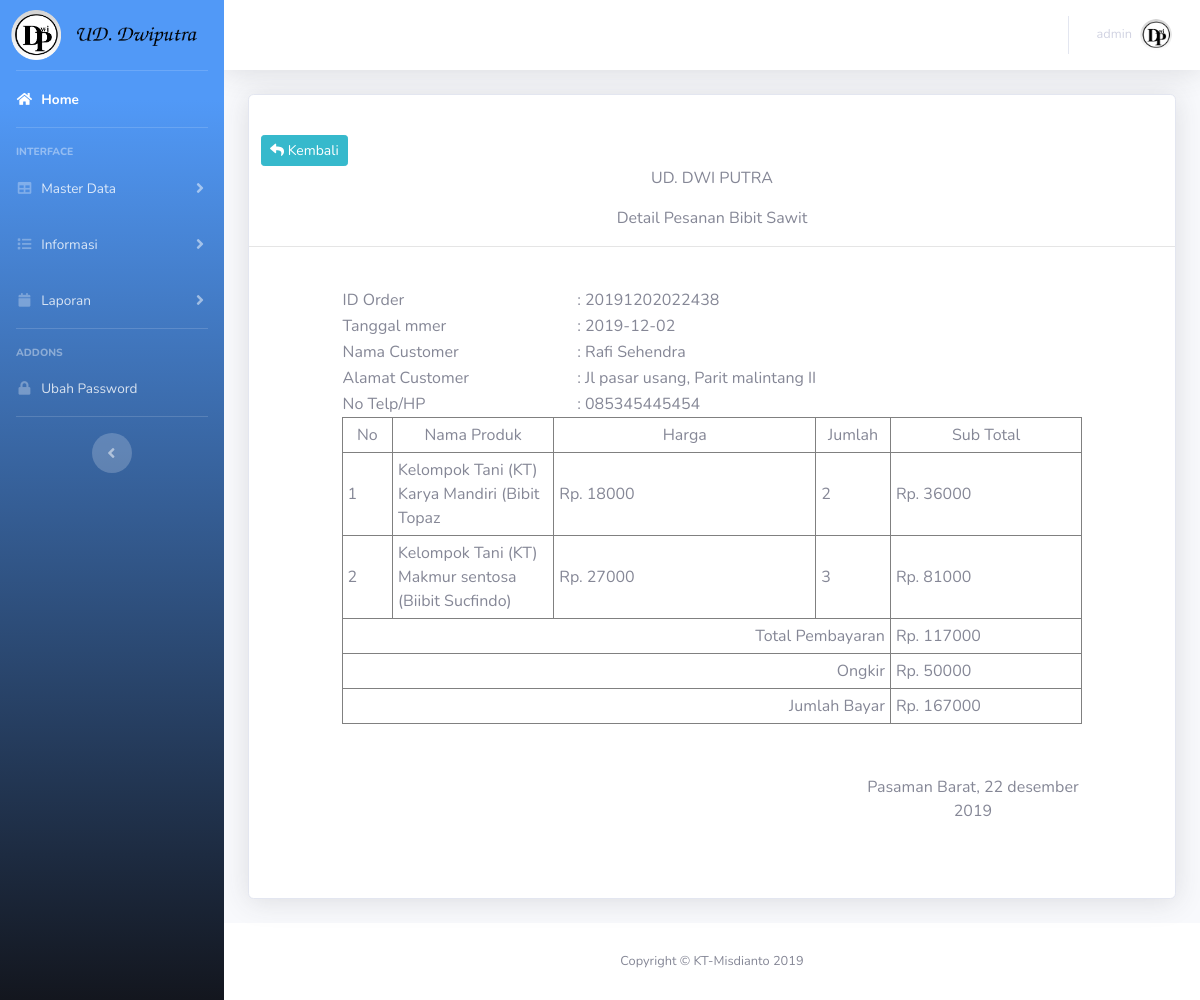
/admin/pages/index.php?module=transaksi/order_detail&id=20191202022438 (signed in), run on the app's committed database.
### tables this page shows
CREATE TABLE `tb_transaksi` (
  `transaksi_id` varchar(15) NOT NULL,
  `tgl_pesan` date NOT NULL DEFAULT current_timestamp(),
  `member_id` int(11) NOT NULL,
  `total_bayar` int(11) NOT NULL,
  `status` varchar(50) NOT NULL DEFAULT 'Menunggu Pembayaran',
  `ongkir_id` int(11) NOT NULL,
  `pesan_pemesanan` text NOT NULL
);

CREATE TABLE `tb_member` (
  `member_id` int(11) NOT NULL,
  `member_nama` varchar(50) NOT NULL,
  `member_email` varchar(50) NOT NULL,
  `member_nohp` varchar(50) NOT NULL,
  `tgl_daftar` date NOT NULL,
  `provinsi_id` int(11) NOT NULL,
  `kabkota_id` int(11) NOT NULL,
  `kode_pos` varchar(5) NOT NULL,
  `password` varchar(100) NOT NULL,
  `member_alamat` text NOT NULL
);

CREATE TABLE `tb_transaksi_detail` (
  `detail_id` int(11) NOT NULL,
  `transaksi_id` varchar(15) NOT NULL,
  `produk_id` int(11) NOT NULL,
  `jumlah_beli` int(11) NOT NULL,
  `subtotal` double NOT NULL
);

CREATE TABLE `tb_produk` (
  `produk_id` int(11) NOT NULL,
  `kategori_id` int(11) NOT NULL,
  `produk_nama` varchar(191) NOT NULL,
  `gambar_produk` varchar(191) NOT NULL,
  `produk_tgl` date NOT NULL,
  `produk_harga` double NOT NULL,
  `produk_stok` int(11) NOT NULL,
  `produk_keterangan` text NOT NULL
);

CREATE TABLE `tb_ongkir` (
  `ongkir_id` int(11) NOT NULL,
  `kabkota_id` int(11) NOT NULL,
  `provinsi_id` int(11) NOT NULL,
  `ongkos_kirim` int(11) NOT NULL
);

### model/Db.php (called while the page is built, shortened)
<?php
class Db {
     function __construct()
    {
    try{
         $this->db = new PDO("mysql:host=localhost;port=3306;dbname=db_bibit",'root','');
       }catch(PDOException $error) {
         echo "Koneksi Gagal".$error->getMessage();
    }
    }
    public function tampil($sql){
        $hasil=[];
        $query = $this->db->prepare($sql);
        $query->execute();
        while($data = $query->fetchObject()){
        $hasil[]=$data;
        }
        return $hasil;
    }
}
?>

### model/M_Library.php (called while the page is built, shortened)
<?php
include 'Db.php';
class M_Library extends Db{
    function tampil_ord_member($id_order){
        $query = $this->tampil("SELECT * FROM tb_transaksi a  JOIN tb_member c ON a.member_id=c.member_id JOIN tb_ongkir d ON a.ongkir_id = d.ongkir_id  WHERE a.transaksi_id='$id_order'");
        return $query;
    }
    function tampil_ord_detail($id_order){
        $query = $this->tampil("SELECT * FROM `tb_transaksi_detail` a JOIN `tb_produk` b ON a.produk_id = b.produk_id  WHERE transaksi_id = '$id_order'");
        return $query;
    }
    function tampil_ord_totalbayar($id_order){
        $jumlah = $this->tampil("SELECT SUM(subtotal) AS total FROM `tb_transaksi_detail` WHERE transaksi_id='$id_order'");
        return $jumlah;
    }
    }
?>

### admin/pages/transaksi/order_detail.php (the view, shortened to what this page needs)
<div class="card shadow mb-4">
<div class=" card-body"></div>
<div class="col-md-2">
<a href="?module=transaksi/view" class="btn btn-info btn-sm"> <span class=" fas fa-reply"></span> Kembali</a>
</div>
<p align="center">UD. DWI PUTRA</p>
<center>Detail Pesanan Bibit Sawit</center>
<hr>
<?php
foreach($db->tampil_ord_member($_GET['id']) as $mm):
  $ongkir =  $mm->ongkos_kirim ;
?>
<table width="80%" border="0" align="center">
  <tr>
    <td width="19%">ID Order </td>
    <td width="41%">: <?= $mm->transaksi_id ?></td>
  </tr>
  <tr>
    <td width="19%">Tanggal mmer </td>
    <td width="41%">: <?= $mm->tgl_pesan ?></td>
  </tr>
  <tr>
    <td width="19%">Nama Customer</td>
    <td width="41%">: <?= $mm->member_nama  ?></td>
  </tr>
  <tr>
    <td width="19%">Alamat Customer</td>
    <td width="41%">: <?= $mm->member_alamat  ?></td>
  </tr>
  <tr>
    <td width="19%">No Telp/HP</td>
    <td width="41%">: <?= $mm->member_nohp  ?></td>
  </tr>
</table>
<?php  endforeach ?>
<table width="80%" border="1" align="center"  cellpadding="5" cellspacing="0">
  <tr>
    <td width="5%"><div align="center">No</div></td>
    <td width="16%"><div align="center">Nama Produk</div></td>
    <td width="26%"><div align="center">Harga</div></td>
    <td width="5%"><div align="center">Jumlah</div></td>
    <td width="19%"><div align="center">Sub Total</div></td>
  </tr>
  <?php
  foreach($db->tampil_ord_detail($_GET['id']) as $no=>$d):
  ?>
  <tr>
    <td><?= $no+1  ?></td>
    <td><?= $d->produk_nama ?></td>
    <td>Rp. <?= $d->produk_harga?></td>
    <td><?= $d->jumlah_beli ?></td>
    <td>Rp. <?= $d->subtotal ?></td>
  </tr>
<?php endforeach  ?>
  <tr>
    <td colspan="4"><div align="right">Total Pembayaran </div></td>
    <?php
   foreach($db->tampil_ord_totalbayar($_GET['id']) as $total) :
    ?>
    <td>Rp. <?= $total->total ?></td>
    <?php $totalbayar = $total->total  + $ongkir  ?>
    <?php endforeach ?>
  </tr>
  <tr>
    <td colspan="4"><div align="right">Ongkir</div></td>
    <td>Rp. <?= $ongkir  ?></td>
  </tr>
  <tr>
    <td colspan="4"><div align="right">Jumlah Bayar </div></td>
    <td>Rp. <?= $totalbayar ?></td>
  </tr>
</table>
<table width=80% align="center">
  <tr>
    <td colspan="2"></td>
    <td width="286"></td>
  </tr>
  <tr>
    <td width="230" align="center"> <br>
   </td>
    <td width="530"></td>
    <td align="center"><?php
      $bulan = array(
                '01' => 'JANUARI',
                '02' => 'FEBRUARI',
                '03' => 'MARET',
                '04' => 'APRIL',
                '05' => 'MEI',
                '06' => 'JUNI',
                '07' => 'JULI',
                '08' => 'AGUSTUS',
                '09' => 'SEPTEMBER',
                '10' => 'OKTOBER',
                '11' => 'NOVEMBER',
                '12' => 'DESEMBER',
        );
    ?>
<br /><br />  Pasaman Barat, <?php echo date('d').' '.(strtolower($bulan[date('m')])).' '.date('Y') ?></td>
  </tr>
  <tr>
    <td align="center"><br /><br /><br />
  </tr>
</table>
</div>
</div>

### data on the page
tb_transaksi: transaksi_id "20191202022438", tgl_pesan "2019-12-02", member.member_nama "Rafi Sehendra", member.member_alamat "Jl pasar usang, Parit malintang II", member.member_nohp "085345445454", ongkir.ongkos_kirim "50000"
tb_transaksi_detail: produk.produk_nama "Kelompok Tani (KT) Karya Mandiri (Bibit Topaz", produk.produk_harga "18000", jumlah_beli "2", subtotal "36000"
tb_transaksi_detail: produk.produk_nama "Kelompok Tani (KT) Makmur sentosa (Biibit Sucfindo)", produk.produk_harga "27000", jumlah_beli "3", subtotal "81000"

### other printed values
$_SESSION['level'] "admin"
$total->total "117000"
$totalbayar "167000"
